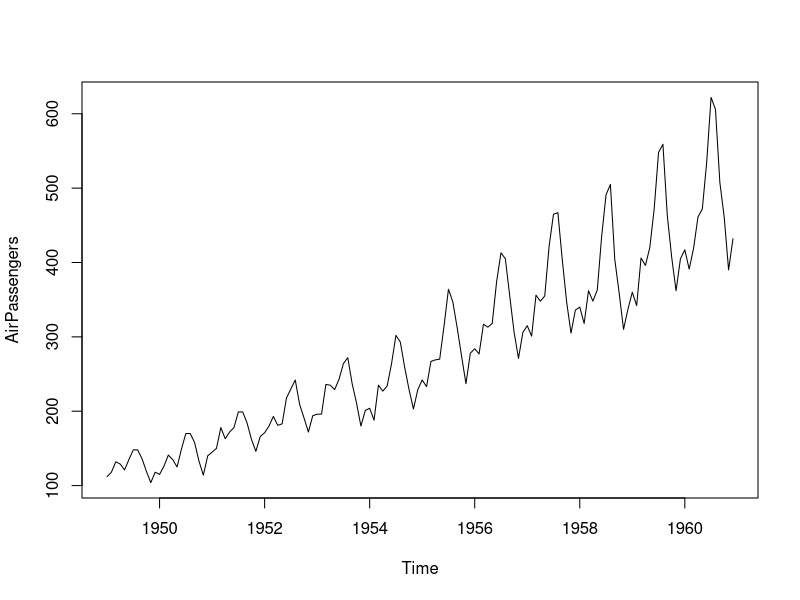
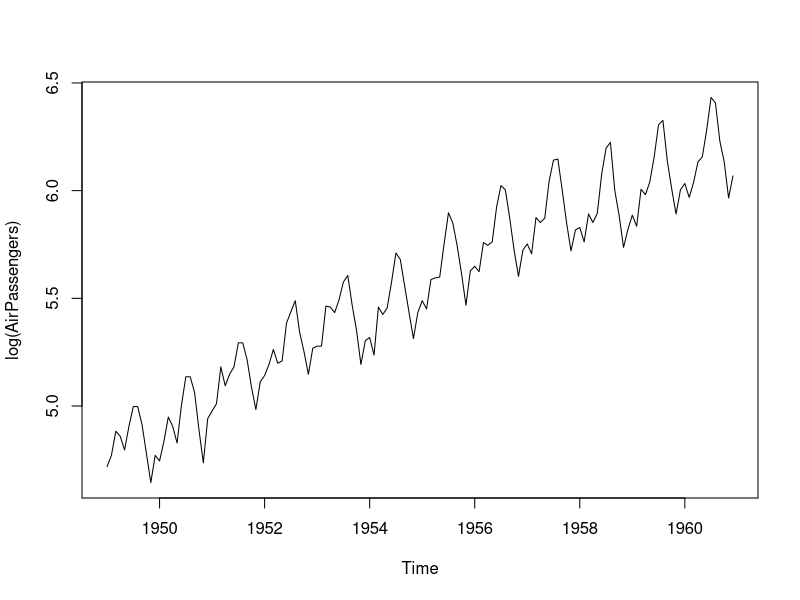
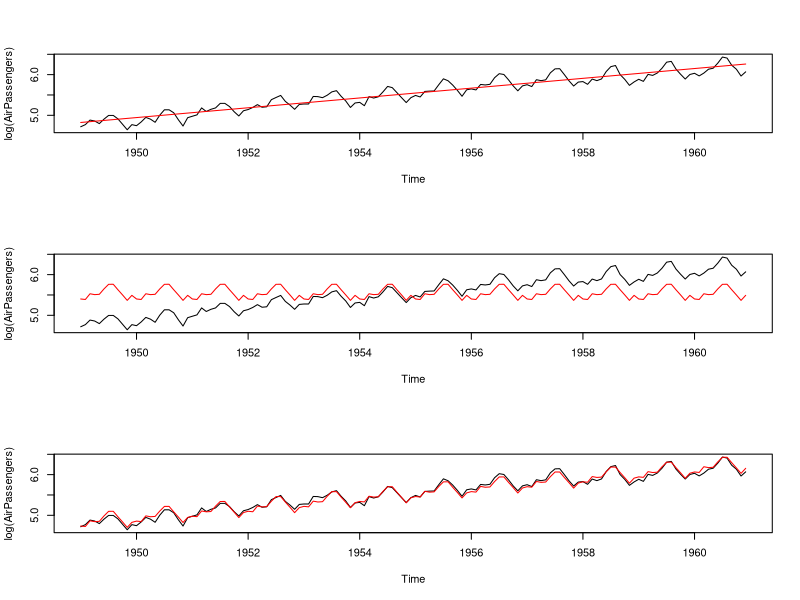
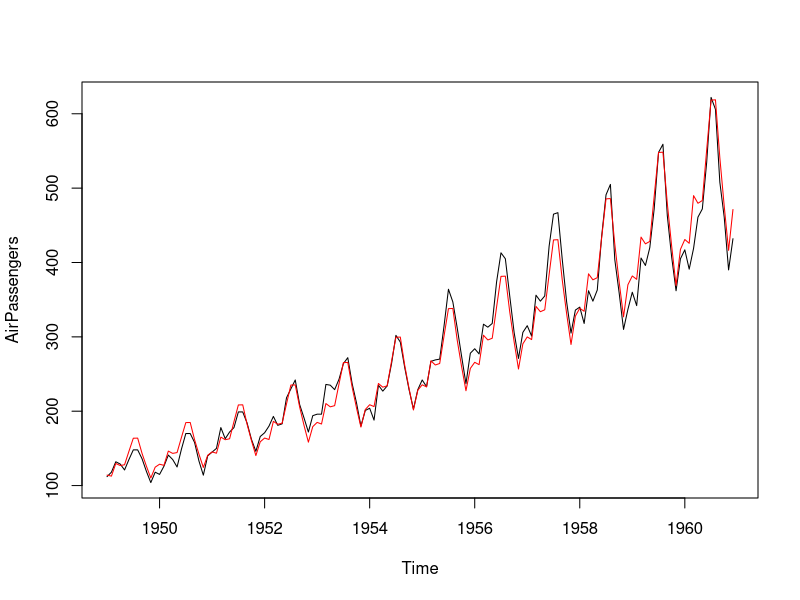
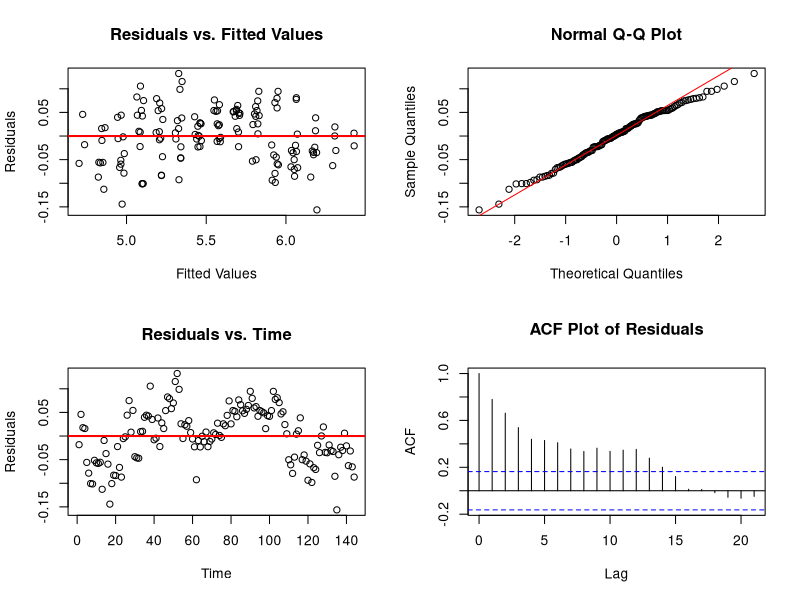
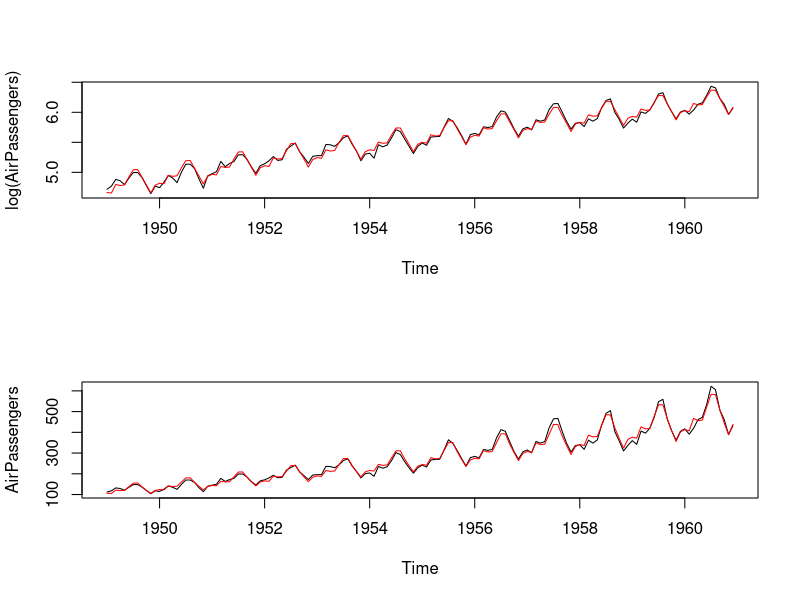
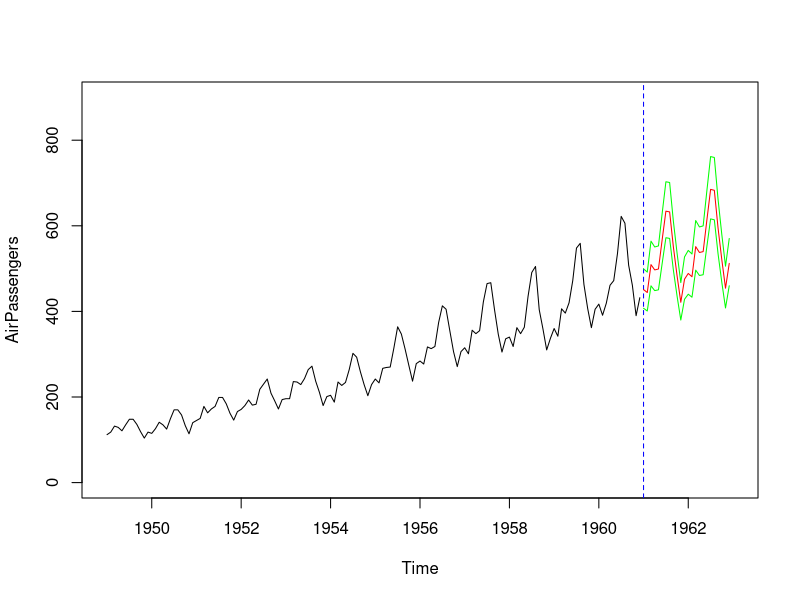
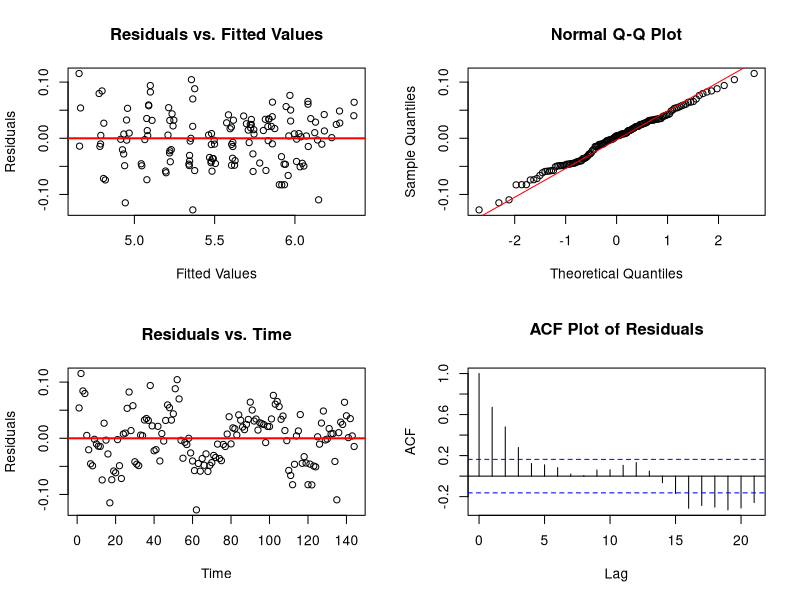

Reproduce these figures in R, in order.
rm(list=ls())
cat("\014")
par(mfrow=c(1,1))

# Get the data
data(AirPassengers) # Calling the built-in R data

# Look at the data
plot(AirPassengers) # plotting the time-series data. Notice that the data is already in the form of a time series. To check this type AirPassengers and hit enter.
plot(log(AirPassengers))  # Plotting the log-transform of data

# Prepare for modeling
t <- time(AirPassengers) # Extracting time as the explanatory variate from the time series framework of data
cycle(AirPassengers) # Introducing month as the season
month <- as.factor(cycle(AirPassengers)) # Introducing month as the season

# Model the data
par(mfrow=c(3,1)) # Dividing the plotting page into 3 panels

reg0 <- lm(log(AirPassengers)~t) # Just model linear trend
summary(reg0)
plot(log(AirPassengers))
points(t,predict.lm(reg0),type='l',col='red') # superimpose the fit of model reg0 on the plot of the data

reg1 <- lm(log(AirPassengers)~month) # Just model seasonal effect
summary(reg1)
plot(log(AirPassengers))
points(t,predict.lm(reg1),type='l',col='red') # superimpose the fit of model reg0 on the plot of the data

reg2 <- lm(log(AirPassengers)~t+month) # Fitting the model reg2 with linear trend and seasonal effect
summary(reg2)
plot(log(AirPassengers))
points(t,predict.lm(reg2),type='l',col='red') # superimpose the fit of model reg2 on the plot of the data

# Exponentiating the fitted values to reverse the log transformation
par(mfrow=c(1,1))
plot(AirPassengers)
points(t,exp(predict.lm(reg2)),type='l',col='red') # superimpose the fit of model reg2 on the plot of the data

# Diagnostic plots for reg2 model
par(mfrow=c(2,2)) # Dividing the plotting page into 4 panels
plot(reg2$fitted, reg2$residuals, main = "Residuals vs. Fitted Values", ylab = "Residuals", xlab = "Fitted Values") # plot of fitted values vs residuals
abline(h = 0, col = "red", lwd = 2)
qqnorm(reg2$residuals) #qq-plot of residuals
qqline(reg2$residuals, col = "red") # plotting the line, along which the dots in qq-plot should lie
plot(reg2$residuals, main = "Residuals vs. Time", ylab = "Residuals", xlab = "Time") # plotting the residuals vs time
abline(h = 0, col = "red", lwd = 2) # plotting a horizontal line at 0
acf(reg2$residuals, main = "ACF Plot of Residuals") #sample acf plot of residuals

# Model trend as a quadratic
par(mfrow=c(2,1)) # Dividing the plotting page into 2 panels
t2 <- t^2
reg4 <- lm(log(AirPassengers)~t+t2+month)
summary(reg4) 
plot(log(AirPassengers))
points(t,predict.lm(reg4),type='l',col='red') # superimpose the fit of model reg4 on the plot of the data

# Exponentiating the fitted values to reverse the log transformation
plot(AirPassengers)
points(t,exp(predict.lm(reg4)),type='l',col='red') # superimpose the fit of model reg4 on the plot of the data

#Prediction in AirPassengers data
t.new <- seq(1961,1963,length=25)[1:24] # Intoducing new time for forecatsting 2 years 1961 and 1962 (notice that it is 1:24 because 1963 should not be included)
t2.new <- t.new^2
month.new <- factor(rep(1:12,2)) # Introducing the seasonal value for forecasting

new <- data.frame(t=t.new, t2=t2.new, month=month.new) # Putting the values for forecasting into a dataframe
pred <- predict.lm(reg4,new,interval='prediction') # Computing the prediction as well as prediction interval

par(mfrow=c(1,1))
plot(AirPassengers,xlim=c(1949,1963),ylim=c(0,900)) #plotting the data

abline(v=1961,col='blue',lty=2) # adding a vertical line at the point where prediction starts
lines(exp(pred[,1])~t.new,type='l',col='red')# plotting the predict
lines(exp(pred[,2])~t.new,col='green') # plotting lower limit of the prediction interval
lines(exp(pred[,3])~t.new,col='green') # plotting upper limit of the  prediction interval

# Diagnostic plots for reg4 model
par(mfrow=c(2,2)) # Dividing the plotting page into 4 panels
plot(reg4$fitted, reg4$residuals, main = "Residuals vs. Fitted Values", ylab = "Residuals", xlab = "Fitted Values") # plot of fitted values vs residuals
abline(h = 0, col = "red", lwd = 2)
qqnorm(reg4$residuals) #qq-plot of residuals
qqline(reg4$residuals, col = "red") # plotting the line, along which the dots in qq-plot should lie
plot(reg4$residuals, main = "Residuals vs. Time", ylab = "Residuals", xlab = "Time") # plotting the residuals vs time
abline(h = 0, col = "red", lwd = 2) # plotting a horizontal line at 0
acf(reg4$residuals, main = "ACF Plot of Residuals") #sample acf plot of residuals



